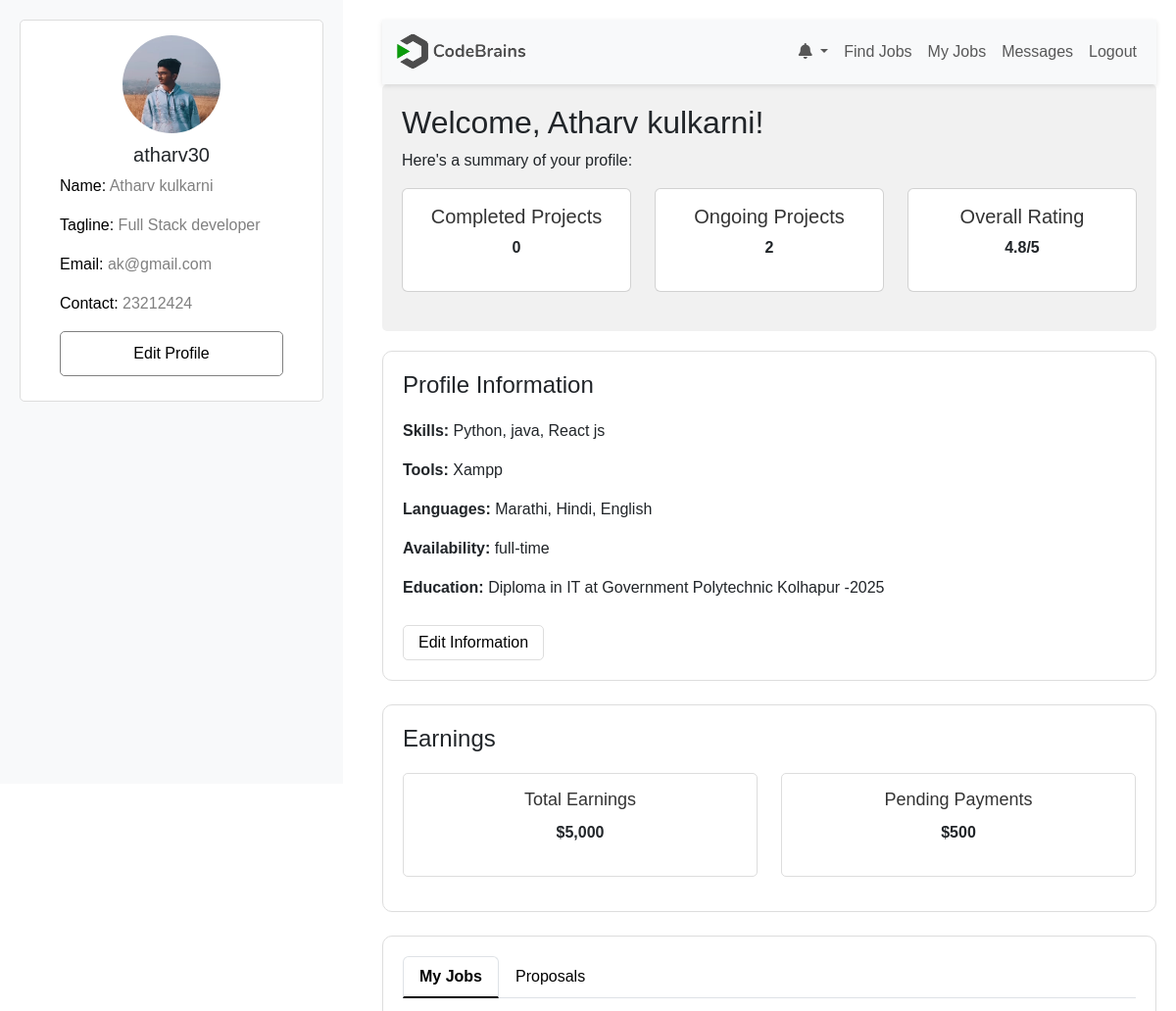
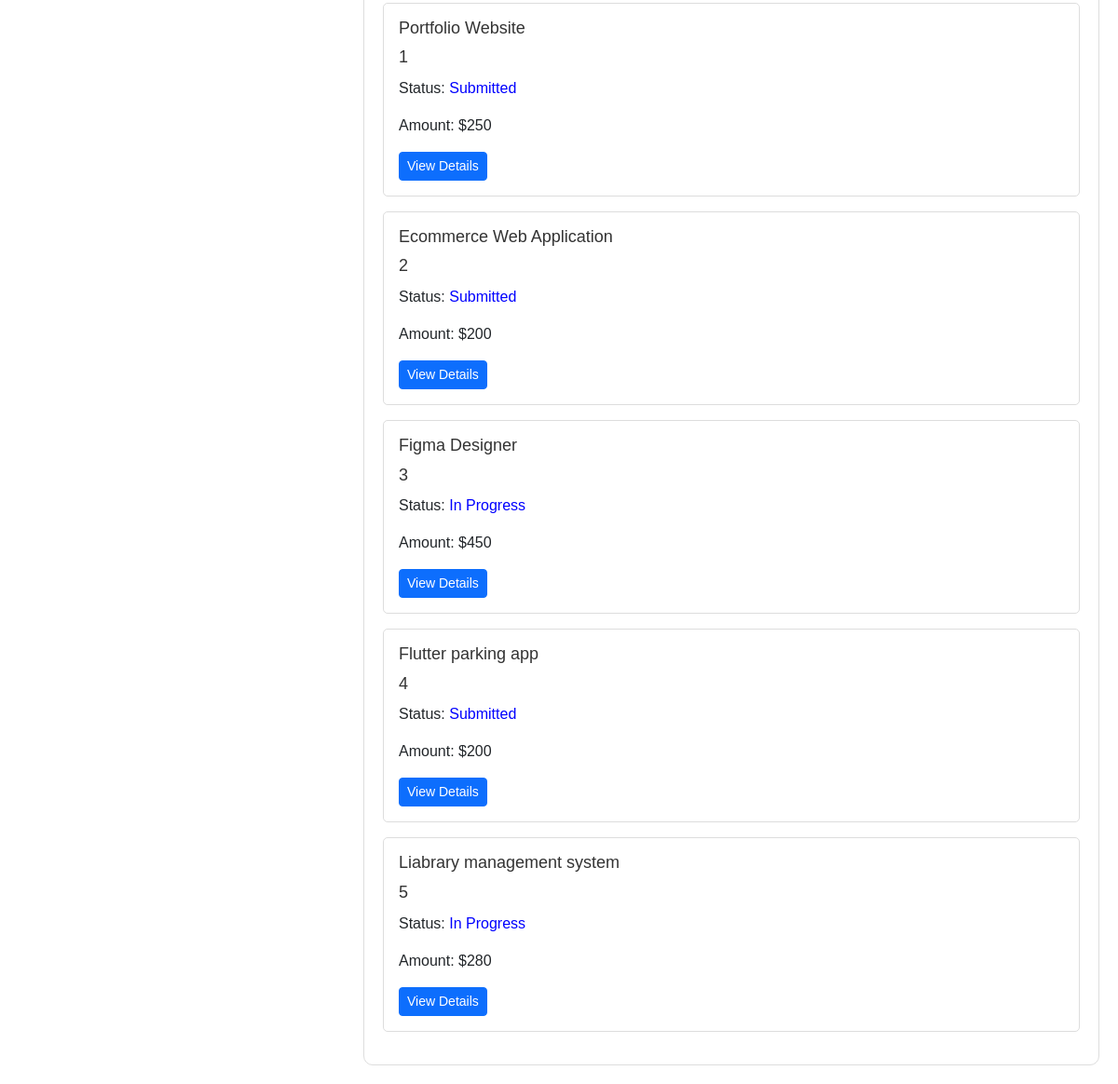
/PHPUIFiles/freelancer_dashboard.php (signed in), run on the app's committed database (2 pictures, top to bottom).
### tables this page shows
CREATE TABLE "freelancers" (
	"id"	INTEGER,
	"name"	TEXT NOT NULL,
	"username"	TEXT NOT NULL,
	"password"	TEXT NOT NULL,
	"email"	TEXT NOT NULL,
	"contact"	TEXT NOT NULL,
	"gender"	TEXT NOT NULL,
	"dob"	TEXT NOT NULL,
	"skills"	TEXT NOT NULL,
	"tools"	TEXT NOT NULL,
	"tagline"	TEXT NOT NULL,
	"about_me"	TEXT NOT NULL,
	"experience"	INTEGER NOT NULL,
	"languages"	TEXT NOT NULL,
	"availability"	TEXT NOT NULL,
	"degree"	TEXT NOT NULL,
	"institute"	TEXT NOT NULL,
	"graduation_year"	INTEGER NOT NULL,
	"profile_picture"	TEXT,
	"resume"	TEXT,
	"usertype"	TEXT NOT NULL, earnings REAL DEFAULT 0, pending_payments REAL DEFAULT 0,
	PRIMARY KEY("id" AUTOINCREMENT)
);

CREATE TABLE orders (
    id INTEGER PRIMARY KEY AUTOINCREMENT,
    job_id INTEGER NOT NULL,
    freelancer_id INTEGER NOT NULL,
    user_id INTEGER NOT NULL,
    proposal_id INTEGER NOT NULL,
    amount REAL NOT NULL,
    status TEXT DEFAULT 'In Progress',
    created_at DATETIME DEFAULT CURRENT_TIMESTAMP, submission_date TEXT, submission_notes TEXT, submission_status TEXT DEFAULT 'Not Submitted', platform_fee REAL, freelancer_amount REAL, completed_at DATETIME,
    FOREIGN KEY(job_id) REFERENCES jobs(id),
    FOREIGN KEY(freelancer_id) REFERENCES freelancers(id),
    FOREIGN KEY(user_id) REFERENCES users(id),
    FOREIGN KEY(proposal_id) REFERENCES proposals(id)
);

CREATE TABLE "jobs" (
	"id"	INTEGER,
	"username"	TEXT NOT NULL,
	"job_title"	TEXT NOT NULL,
	"job_category"	NUMERIC NOT NULL,
	"job_description"	NUMERIC NOT NULL,
	"primary_skill"	TEXT NOT NULL,
	"additional_skills"	NUMERIC,
	"experience_level"	TEXT NOT NULL,
	"budget"	REAL NOT NULL,
	"deadline"	DATE NOT NULL,
	"attachments"	TEXT,
	"additional_questions"	TEXT,
	"status"	TEXT DEFAULT 'Open',
	"NoOfbidsReceived"	INTEGER DEFAULT 0,
	"posted_date"	DATETIME DEFAULT CURRENT_TIMESTAMP, user_id INTEGER,
	PRIMARY KEY("id" AUTOINCREMENT)
);

### PHPUIFiles/freelancer_dashboard.php (the view, shortened to what this page needs)
<?php
$db = new SQLite3('C:\xampp\htdocs\FreelanceMarketplace\Connection\Freelance_db.db');
if (isset($_SESSION["username"])) {
    $username = $_SESSION["username"];
} else {
    echo "username not set";
}
$sql = "SELECT * FROM freelancers WHERE username='$username'";
$result = $db->query($sql);
if ($result) {
    while ($row = $result->fetchArray(SQLITE3_ASSOC)) {
        $name = $row['name'];
        $username = $row['username'];
        $email = $row['email'];
        $contact = $row['contact'];
        $skills = $row['skills'];
        $tools = $row['tools'];
        $tagline = $row['tagline'];
        $languages = $row['languages'];
        $availability = $row['availability'];
        $degree = $row['degree'];
        $institute = $row['institute'];
        $graduationYear = $row['graduation_year'];
        $profilePicture = $row['profile_picture'];
    }
} else {
    echo "0 results";
}
$completedProjectsCount = 0;
$ongoingProjectsCount = 0;
$sql = "SELECT status, COUNT(*) as count FROM orders WHERE freelancer_id = (SELECT id FROM freelancers WHERE username = '$username') GROUP BY status";
$result = $db->query($sql);
if ($result) {
    while ($row = $result->fetchArray(SQLITE3_ASSOC)) {
        if ($row['status'] == 'Completed') {
            $completedProjectsCount = $row['count'];
        } elseif ($row['status'] == 'In Progress') {
            $ongoingProjectsCount = $row['count'];
        }
    }
}
$myJobs = [];
$sql = "SELECT orders.*, jobs.job_title as job_title
        FROM orders
        JOIN jobs ON orders.job_id = jobs.id
        WHERE orders.freelancer_id = (SELECT id FROM freelancers WHERE username = '$username')
        AND orders.status IN ('In Progress', 'Completed', 'Review','Submitted')";
$result = $db->query($sql);
if ($result) {
    while ($row = $result->fetchArray(SQLITE3_ASSOC)) {
        $myJobs[] = $row;
    }
}
?>
<!DOCTYPE html>
<html lang="en">
<head>
    <link rel="stylesheet" href="https://cdnjs.cloudflare.com/ajax/libs/font-awesome/6.0.0-beta3/css/all.min.css">
    <link rel="stylesheet" href="https://cdnjs.cloudflare.com/ajax/libs/bootstrap/5.3.0/css/bootstrap.min.css">
    <link rel="stylesheet" href="../CSS files/freelancer_dashboard.css">
</head>
<body>
<div class="sidebar">
    <div class="profile-card">
        <img src="<?php echo $profilePicture; ?>" alt="Freelancer Profile">
        <h5><?php echo $username ?></h5>
        <p><span>Name:</span> <?php echo $name ?></p>
        <p><span>Tagline:</span> <?php echo $tagline ?></p>
        <p><span>Email:</span> <?php echo $email ?></p>
        <p><span>Contact:</span> <?php echo $contact ?></p>
        <a href="#edit-profile" id="edit-profile">Edit Profile</a>
    </div>
</div>
<div class="main-content">
    <nav class="navbar navbar-expand-lg navbar-light bg-light">
        <div class="container-fluid">
            <a class="navbar-brand" href="#">
                <img src="../Assets/logo2.png" alt="">
            </a>
            <div class="collapse navbar-collapse" id="navbarNav">
                <ul class="navbar-nav ms-auto">
                <li class="nav-item dropdown">
            <a class="nav-link dropdown-toggle" href="#" id="notificationsDropdown" role="button" data-bs-toggle="dropdown" aria-expanded="false">
                <i class="fas fa-bell"></i>
            </a>
        </li>
                    <li class="nav-item"><a class="nav-link" href="./Find-Job.php">Find Jobs</a></li>
                    <li class="nav-item"><a class="nav-link" href="#my-jobs">My Jobs</a></li>
                    <li class="nav-item"><a class="nav-link" href="./freelancer_messages.php">Messages</a></li>
                    <li class="nav-item"><a class="nav-link" href="#logout">Logout</a></li>
                </ul>
            </div>
        </div>
    </nav>
    <div class="overview-panel">
        <h2>Welcome, <?php echo $name ?>!</h2>
        <p>Here's a summary of your profile:</p>
        <div class="row">
            <div class="col-md-4">
                <div class="card text-center">
                    <div class="card-body">
                        <h5>Completed Projects</h5>
                        <p><strong><?php echo $completedProjectsCount; ?></strong></p>
                    </div>
                </div>
            </div>
            <div class="col-md-4">
                <div class="card text-center">
                    <div class="card-body">
                        <h5>Ongoing Projects</h5>
                        <p><strong><?php echo $ongoingProjectsCount; ?></strong></p>
                    </div>
                </div>
            </div>
            <div class="col-md-4">
                <div class="card text-center">
                    <div class="card-body">
                        <h5>Overall Rating</h5>
                        <p><strong>4.8/5</strong></p>
                    </div>
                </div>
            </div>
        </div>
    </div>
    <div class="profile-section">
        <h4>Profile Information</h4>
        <p><strong>Skills:</strong> <?php echo $skills ?></p>
        <p><strong>Tools:</strong> <?php echo $tools ?></p>
        <p><strong>Languages:</strong> <?php echo $languages ?></p>
        <p><strong>Availability:</strong> <?php echo $availability ?></p>
        <p><strong>Education:</strong> <?php echo $degree ?> at <?php echo $institute ?>-<?php echo $graduationYear ?></p>
        <button class="edit-btn">Edit Information</button>
    </div>
    <div class="profile-section mt-4" id="earnings">
        <h4>Earnings</h4>
        <div class="row">
            <div class="col-md-6">
                <div class="card text-center">
                    <div class="card-body">
                        <h5>Total Earnings</h5>
                        <p><strong>$5,000</strong></p>
                    </div>
                </div>
            </div>
            <div class="col-md-6">
                <div class="card text-center">
                    <div class="card-body">
                        <h5>Pending Payments</h5>
                        <p><strong>$500</strong></p>
                    </div>
                </div>
            </div>
        </div>
    </div>
    <div class="profile-section mt-4">
        <ul class="nav nav-tabs" id="myTab" role="tablist">
            <li class="nav-item" role="presentation">
                <button class="nav-link active" id="my-jobs-tab" data-bs-toggle="tab" data-bs-target="#my-jobs-content" type="button" role="tab" aria-controls="my-jobs-content" aria-selected="true">My Jobs</button>
            </li>
            <li class="nav-item" role="presentation">
                <button class="nav-link" id="proposals-tab" data-bs-toggle="tab" data-bs-target="#proposals-content" type="button" role="tab" aria-controls="proposals-content" aria-selected="false">Proposals</button>
            </li>
        </ul>
        <div class="tab-content" id="myTabContent">
            <div class="tab-pane fade show active" id="my-jobs-content" role="tabpanel" aria-labelledby="my-jobs-tab">
                <?php if (!empty($myJobs)): ?>
                    <?php foreach ($myJobs as $job): ?>
                        <div class="card mt-3">
                            <div class="card-body">
                                <h5> <?php echo $job['job_title']; ?></h5>
                                <h5> <?php echo $job['id']; ?></h5>
                                <p>Status: <span style="color: <?php echo $job['status'] == 'Completed' ? 'green' : 'blue'; ?>;"><?php echo $job['status']; ?></span></p>
                                <p>Amount: $<?php echo $job['amount']; ?></p>
                                <a href="./job_details_freelancer.php?id=<?= $job['id'] ?>&status=<?= htmlspecialchars($job['status']) ?>" class="btn btn-primary btn-sm">View Details</a>
                            </div>
                        </div>
                    <?php endforeach; ?>
                <?php else: ?>
                    <p>No jobs found.</p>
                <?php endif; ?>
            </div>
        </div>
    </div>
</div>
</body>
</html>

### CSS files/freelancer_dashboard.css (style rules this page uses)
body { font-family: Arial, sans-serif; }
.sidebar { height: 100vh; background-color: #f8f9fa; padding: 20px; position: fixed; width: 350px; }
.sidebar .profile-card { background: #ffffff; padding: 15px 40px; border-radius: 5px; text-align: center; border: 1px solid #ddd; margin-bottom: 20px; }
.sidebar .profile-card img { width: 100px; height: 100px; border-radius: 50%; margin-bottom: 10px; }
.profile-card p { text-align: left; color: grey; }
.profile-card p span { color: black; }
#edit-profile { display: block; margin: 10px 0; text-decoration: none; color: #ddd; background-color: transparemt; color: black; border: 1px solid grey; padding: 10px 35px; border-radius: 5px; cursor: pointer; }
.main-content { margin-left: 370px; padding: 20px; }
.navbar { width: 100%; box-shadow: 0 2px 5px rgba(0, 0, 0, 0.1); }
.navbar-brand { display: flex; align-items: center; }
.navbar-brand img { max-height: 40px; margin-right: 10px; }
.overview-panel { background: #f1f1f1; padding: 20px; border-radius: 5px; margin-bottom: 20px; }
.card { margin-bottom: 20px; }
.profile-section { padding: 20px; background-color: #fff; border: 1px solid #ddd; border-radius: 10px; }
.profile-section h4 { margin-bottom: 20px; }
.edit-btn { background-color: transparent; color: black; border: 1px solid #ddd; padding: 5px 15px; border-radius: 5px; cursor: pointer; margin-top: 10px; }
.profile-section .card { border: 1px solid #ddd; border-radius: 5px; margin-bottom: 15px; }
.profile-section .card-body h5 { font-size: 18px; margin-bottom: 10px; }
.card-body h5 { font-size: 20px; color: #333; }
.main-content { margin-left: 370px; padding: 20px; max-width: calc(100% - 370px); overflow: hidden; }

### PHPUIFiles/freelancer_dashboard.php (style rules this page uses)
.nav-tabs .nav-link { color: #000; }
.nav-tabs .nav-link.active { font-weight: bold; border-bottom: 2px solid #000; }

### data on the page
freelancers: profile_picture (picture), username "atharv30", name "Atharv kulkarni", tagline "Full Stack developer", email "ak@gmail.com", contact "23212424", skills "Python, java, React js", tools "Xampp", languages "Marathi, Hindi, English", availability "full-time", degree "Diploma in IT", institute "Government Polytechnic Kolhapur", graduation_year "2025"
orders: job.job_title "Portfolio Website", id "1", status "Submitted", amount "250"
orders: job.job_title "Ecommerce Web Application", id "2", status "Submitted", amount "200"
orders: job.job_title "Figma Designer", id "3", status "In Progress", amount "450"
orders: job.job_title "Flutter parking app", id "4", status "Submitted", amount "200"
orders: job.job_title "Liabrary management system", id "5", status "In Progress", amount "280"

### other printed values
$completedProjectsCount "0"
$ongoingProjectsCount "2"
